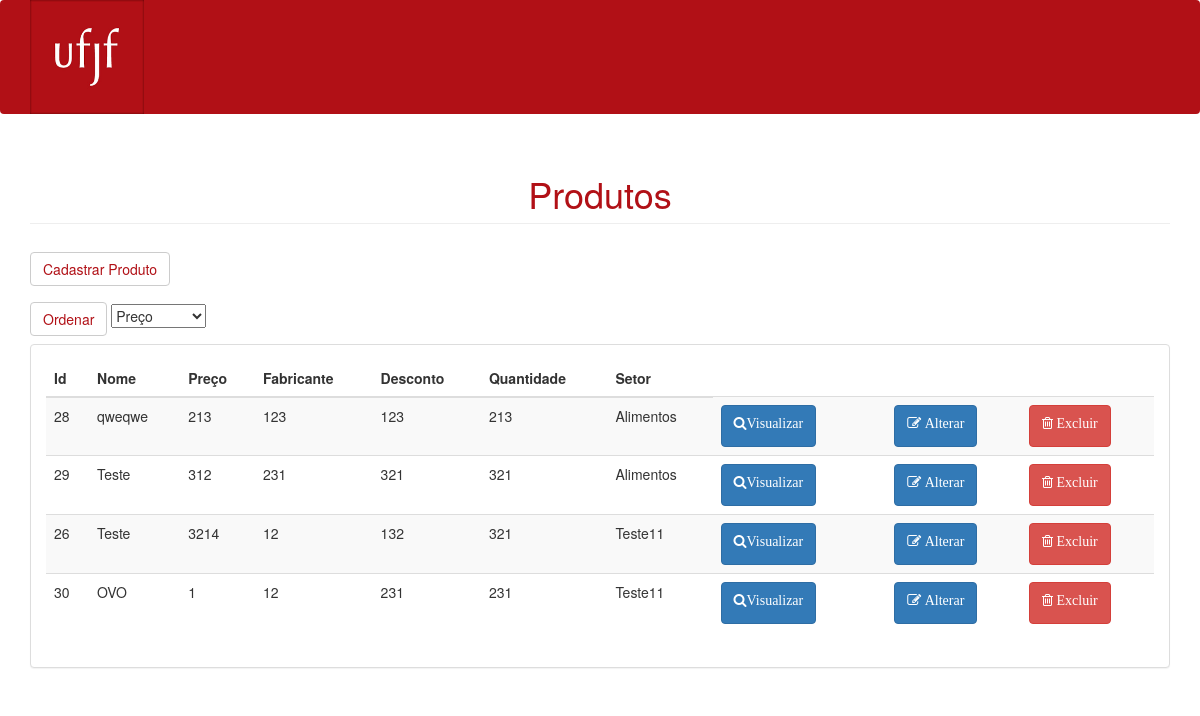
Screenshot of /views/produtos/lista-produtos.php with the database file from the repository.
### tables this page shows
CREATE TABLE `produtos` (
  `id` int(10) UNSIGNED NOT NULL,
  `nome` varchar(191) NOT NULL,
  `preco` float NOT NULL,
  `fabricante` varchar(195) NOT NULL,
  `desconto` float NOT NULL,
  `quantidade` int(11) NOT NULL,
  `setor_id` int(11) UNSIGNED NOT NULL
);

CREATE TABLE `setores` (
  `id` int(11) NOT NULL,
  `nome` varchar(195) NOT NULL,
  `administrador_responsavel` varchar(195) NOT NULL,
  `numero_identificacao` int(11) NOT NULL
);

### controllers/produtos/lista-produtos.php (called while the page is built, shortened)
<?php
function listaProdutos($connect, $sort) {
    $produtos = array();
    $query = "SELECT *, produtos.nome as produto_nome, produtos.id as produto_id FROM produtos INNER JOIN setores ON produtos.setor_id = setores.id";
    $result = mysqli_query($connect, $query);
    while($produto = mysqli_fetch_assoc($result)) {
        array_push($produtos, $produto);
    }
    return $produtos;
}

### views/produtos/lista-produtos.php (the view, shortened to what this page needs)
<?php include("../UserHeader.php");
include("../../includes/connect.php");
include("../menu.php");
require('../../controllers/produtos/lista-produtos.php');
if (isset($_GET['sort']))
    $sort = " order by " . $_GET['sort'];
else
    $sort = "";
$produtos = listaProdutos($connect, $sort);
?>
<div class="container">
    <h1 style="color:#b11016" class="page-header">Produtos</h1>
    <a href="cadastrar-produto.php">
        <button style="background-color: #fff; color: #b11016" type="button" class="btn btn-default navbar-btn">
            Cadastrar Produto
        </button>
    </a>
    <form method="get" action="lista-produtos.php">
        <a href="lista-produtos.php">
            <button style="background-color: #fff; color: #b11016" type="submit" class="btn btn-default navbar-btn">
                Ordenar
            </button>
        </a>
        <select name="sort">
            <option value="preco">Preço</option>
        </select>
    </form>
    <div class="row">
        <div class="col-md-12">
            <div class="panel panel-default">
                <div class="panel-body">
                    <div class="table-responsive">
                        <table class="table table-striped">
                            <thead>
                            <tr>
                                <th>Id</th>
                                <th>Nome</th>
                                <th>Preço</th>
                                <th>Fabricante</th>
                                <th>Desconto</th>
                                <th>Quantidade</th>
                                <th>Setor</th>
                            </tr>
                            </thead>
                            <tbody>
                            <?php foreach ($produtos as $produto) : ?>
                                <tr>
                                    <td><?= $produto['produto_id'] ?></td>
                                    <td><?= $produto['produto_nome'] ?></td>
                                    <td><?= $produto['preco'] ?></td>
                                    <td><?= $produto['fabricante'] ?></td>
                                    <td><?= $produto['desconto'] ?></td>
                                    <td><?= $produto['quantidade'] ?></td>
                                    <td><?= $produto['nome'] ?></td>
                                    <td>
                                        <form action="../produtos/visualizar-produto.php" method="get">
                                            <button class="btn btn-primary"><p class="fa fa-search">Visualizar</p>
                                            </button>
                                        </form>
                                    </td>
                                    <td>
                                    <td>
                                        <form action="../produtos/alterar-produto.php" method="get">
                                            <button class="btn btn-primary"><p class="fa fa-edit"> Alterar</p></button>
                                        </form>
                                    </td>
                                    <td>
                                        <form action="../produtos/excluir-produto.php" method="get">
                                            <button class="btn btn-danger"><p class="fa fa-trash-o"> Excluir</p>
                                            </button>
                                        </form>
                                    </td>
                                </tr>
                            <?php endforeach ?>
                            </tbody>
                        </table>
                    </div>
                </div>
            </div>
        </div>
    </div>
</div>

### css/sb-admin-2.css (style rules this page uses)
body { background-color: #f8f8f8; }

### css/style.css (style rules this page uses)
.page-header { text-align: center; }
body { background-color: #fff; }
.navbar-btn { background-color: #fff; }

### rows the page displays
produtos: id "28", nome "qweqwe", preco "213", fabricante "123", desconto "123", quantidade "213", setor.nome "Alimentos"
produtos: id "29", nome "Teste", preco "312", fabricante "231", desconto "321", quantidade "321", setor.nome "Alimentos"
produtos: id "26", nome "Teste", preco "3214", fabricante "12", desconto "132", quantidade "321", setor.nome "Teste11"
produtos: id "30", nome "OVO", preco "1", fabricante "12", desconto "231", quantidade "231", setor.nome "Teste11"
